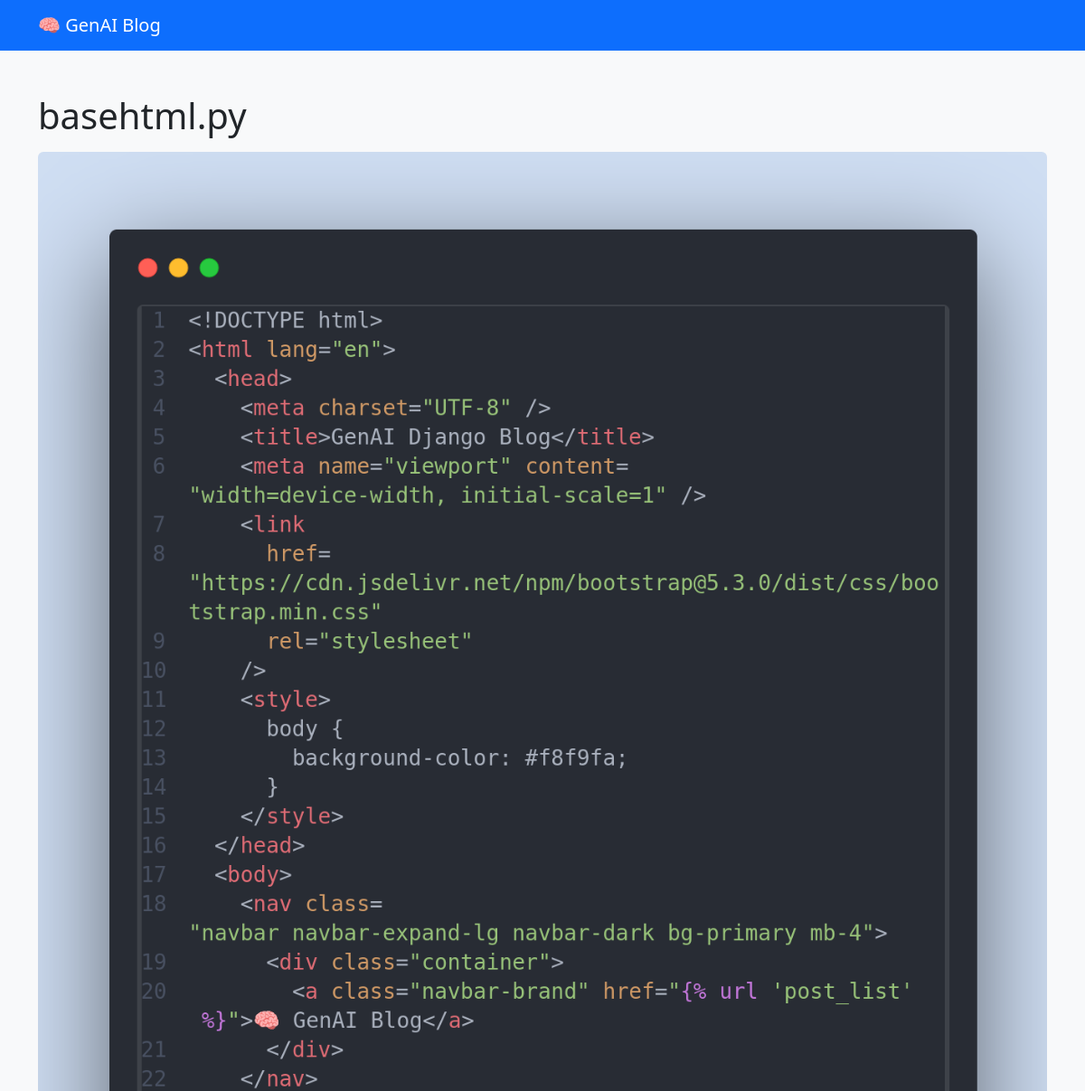
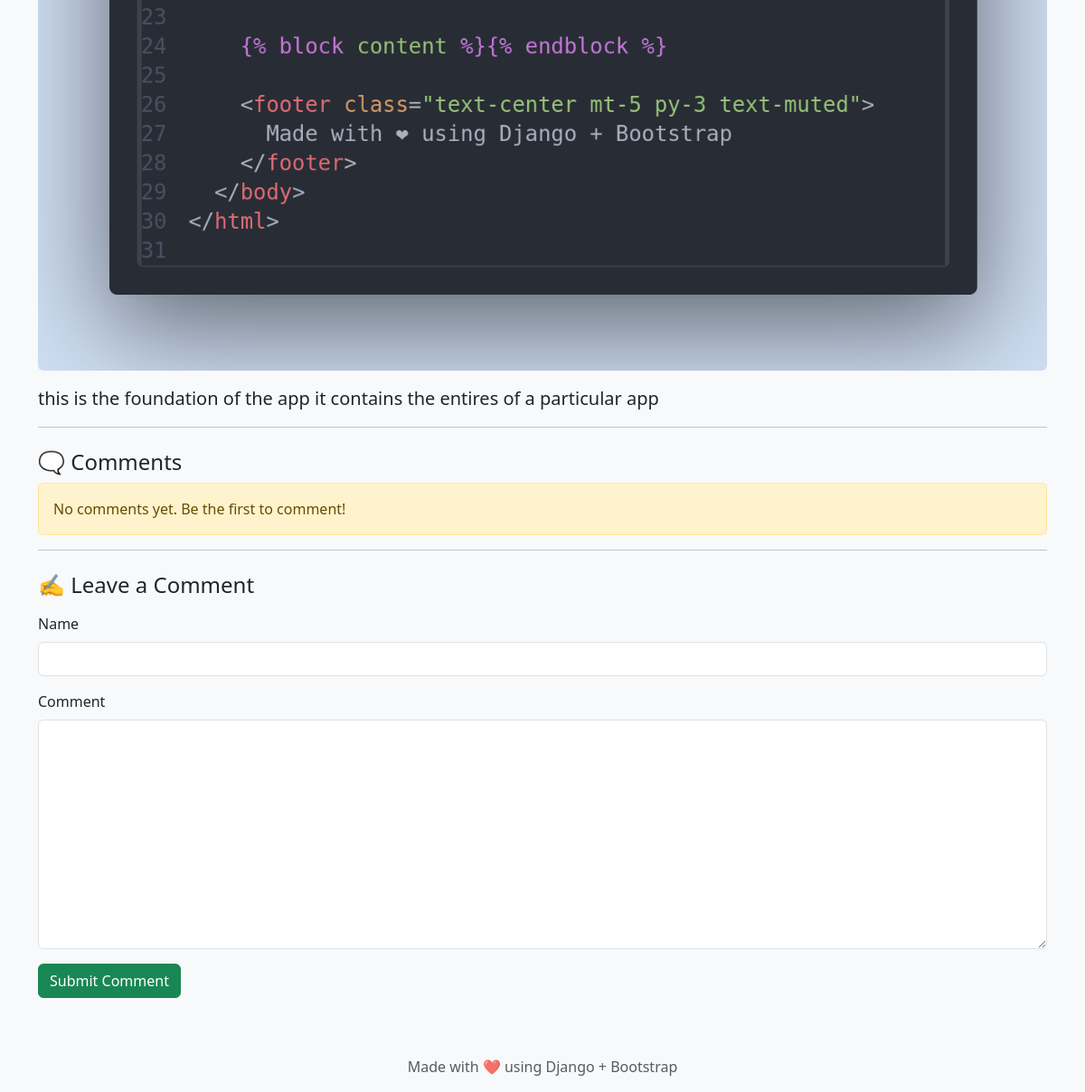
/blog/post/10/, run on the app's committed database (2 pictures, top to bottom).
### blog/models.py (models this page shows, shortened)
class Post(models.Model):
    title = models.CharField(max_length=200)
    body = models.TextField()  # ✔ This is the content field
    image = models.ImageField(upload_to='post_images/', blank=True, null=True)
    created_at = models.DateTimeField(auto_now_add=True)

### blog/views.py (the view, shortened to what this page needs)
# urls.py: path('post/<int:pk>/', views.post_detail, name='post_detail'),
def post_detail(request, pk):
    post = get_object_or_404(Post, pk=pk)
    comments = post.comments.all()
    form = CommentForm()
    return render(request, 'blog/post_detail.html', {
        'post': post,
        'comments': comments,
        'form': form,
    })

### blog/forms.py
class CommentForm(forms.ModelForm):
    class Meta:
        model = Comment
        fields = ['name', 'body']

### blog/templates/blog/post_detail.html (shortened to what this page needs)
{% extends "base.html" %} {% load widget_tweaks %} {% block content %}
<div class="container mt-5">
  <h1 class="mb-3">{{ post.title }}</h1>
  {% if post.image %}
  <img
    src="{{ post.image.url }}"
    class="img-fluid rounded mb-3"
    alt="{{ post.title }}"
  />
  {% endif %}
  <p class="lead">{{ post.body }}</p>
  <hr />
  <h4 class="mt-4">🗨️ Comments</h4>
  {% if comments %} {% for comment in comments %}
  <div class="alert alert-secondary" role="alert">
    <strong>{{ comment.name }}</strong>: {{ comment.body }}
  </div>
  {% endfor %} {% else %}
  <div class="alert alert-warning" role="alert">
    No comments yet. Be the first to comment!
  </div>
  {% endif %}
  <hr />
  <h4 class="mt-4">✍️ Leave a Comment</h4>
  <form method="post" class="mt-3">
    <div class="mb-3">
      <label for="{{ form.name.id_for_label }}" class="form-label">Name</label>
      {{ form.name|add_class:"form-control" }}
    </div>
    <div class="mb-3">
      <label for="{{ form.body.id_for_label }}" class="form-label"
        >Comment</label
      >
      {{ form.body|add_class:"form-control" }}
    </div>
    <button type="submit" class="btn btn-success">Submit Comment</button>
  </form>
</div>
{% endblock %}

### templates/base.html (style rules this page uses)
body { background-color: #f8f9fa; }

### data on the page
Post: title "basehtml.py", image (picture), body "this is the foundation of the app it contains the entires of a particular app"
